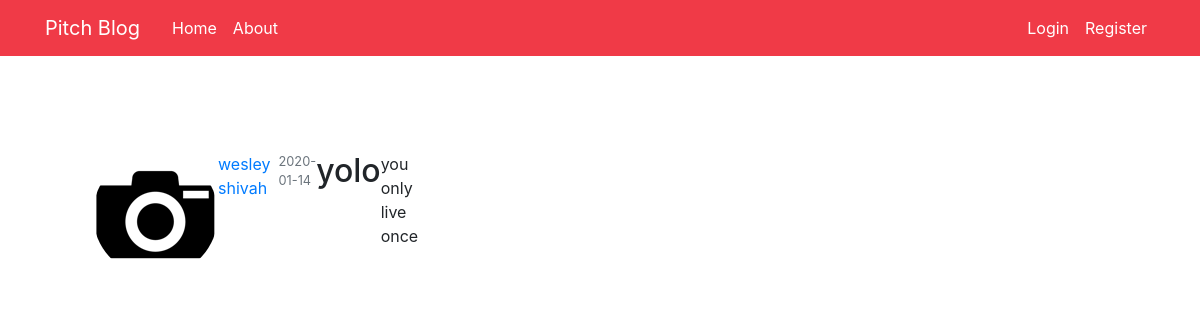
Screenshot of /post/3 with the database file from the repository.
### pichblog/models.py (models this page shows, shortened)
class User(db.Model, UserMixin):
    id = db.Column(db.Integer, primary_key=True)
    username = db.Column(db.String(20), unique=True, nullable=False)
    email = db.Column(db.String(120), unique=True, nullable=False)
    image_file = db.Column(db.String(20), nullable=False, default='default.jpg')
    password = db.Column(db.String(60), nullable=False)
    posts = db.relationship('Post', backref='author', lazy=True)

class Post(db.Model):
    id = db.Column(db.Integer, primary_key=True)
    title = db.Column(db.String(100), nullable=False)
    date_posted = db.Column(db.DateTime, nullable=False, default=datetime.utcnow)
    content = db.Column(db.Text, nullable=False)
    user_id = db.Column(db.Integer, db.ForeignKey('user.id'), nullable=False)

### pichblog/routes.py (the view)
@app.route("/post/<int:post_id>")
def post(post_id):
    post = Post.query.get_or_404(post_id)
    return render_template('post.htm', title=post.title, post=post)

### pichblog/templates/post.htm (shortened to what this page needs)
{% extends "layout.htm" %}
{% block content %}
  <article class="media content-section mt-5 p-5">
    <img class="rounded-circle article-img" src="{{ url_for('static', filename='profile_pics/' + post.author.image_file) }}">
    <div class="media-body d-flex">
      <div class="article-metadata d-flex">
        <a class="mr-2" href="#">{{ post.author.username }}</a>
        <small class="text-muted">{{ post.date_posted.strftime('%Y-%m-%d') }}</small>
      </div>
      <h2 class="article-title">{{ post.title }}</h2>
      <p class="article-content">{{ post.content }}</p>
    </div>
  </article>
{% endblock %}

### rows the page displays
User: image_file (picture), author.username "wesley shivah"
Post: date_posted "2020-01-14", title "yolo", content "you only live once"
